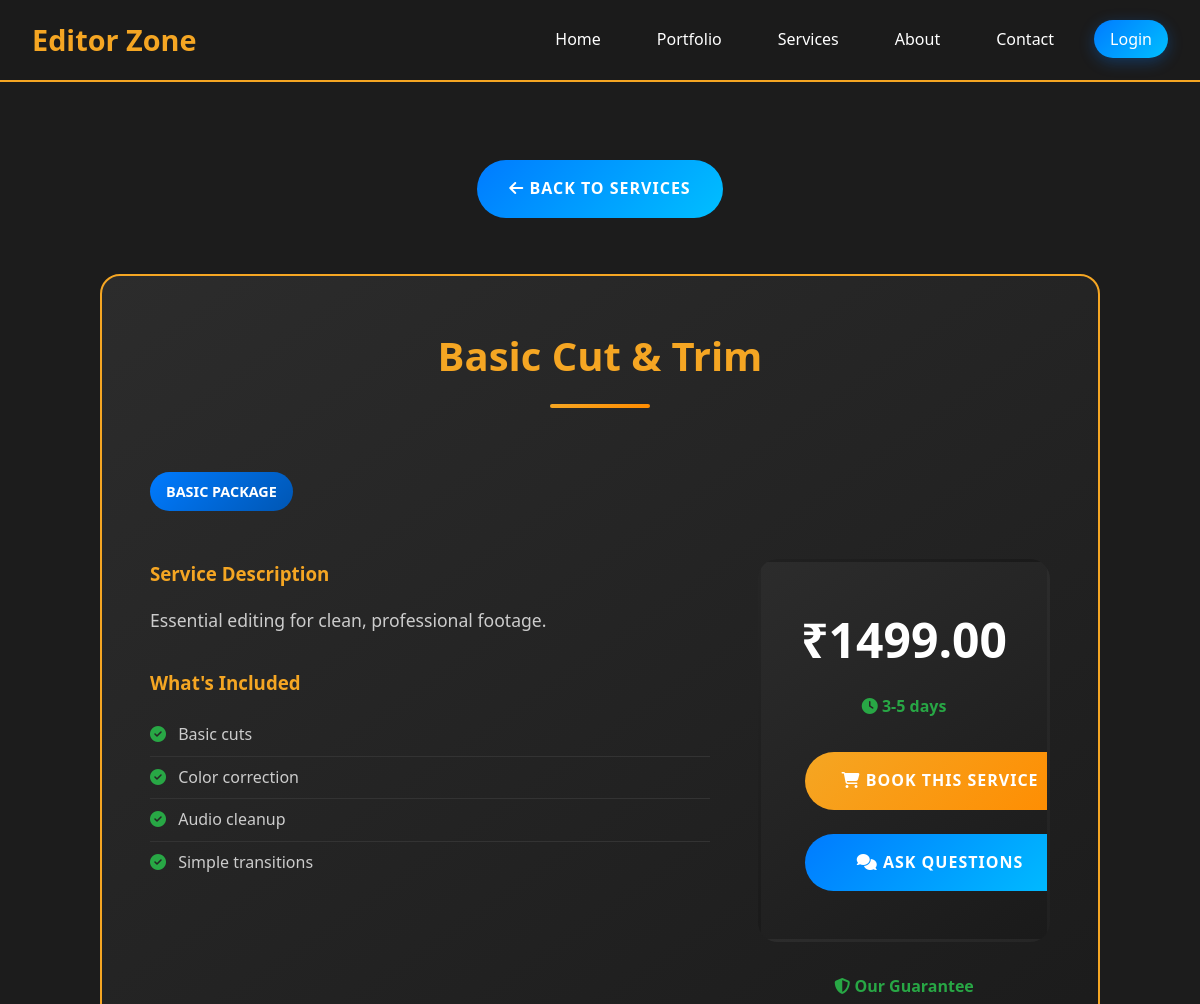
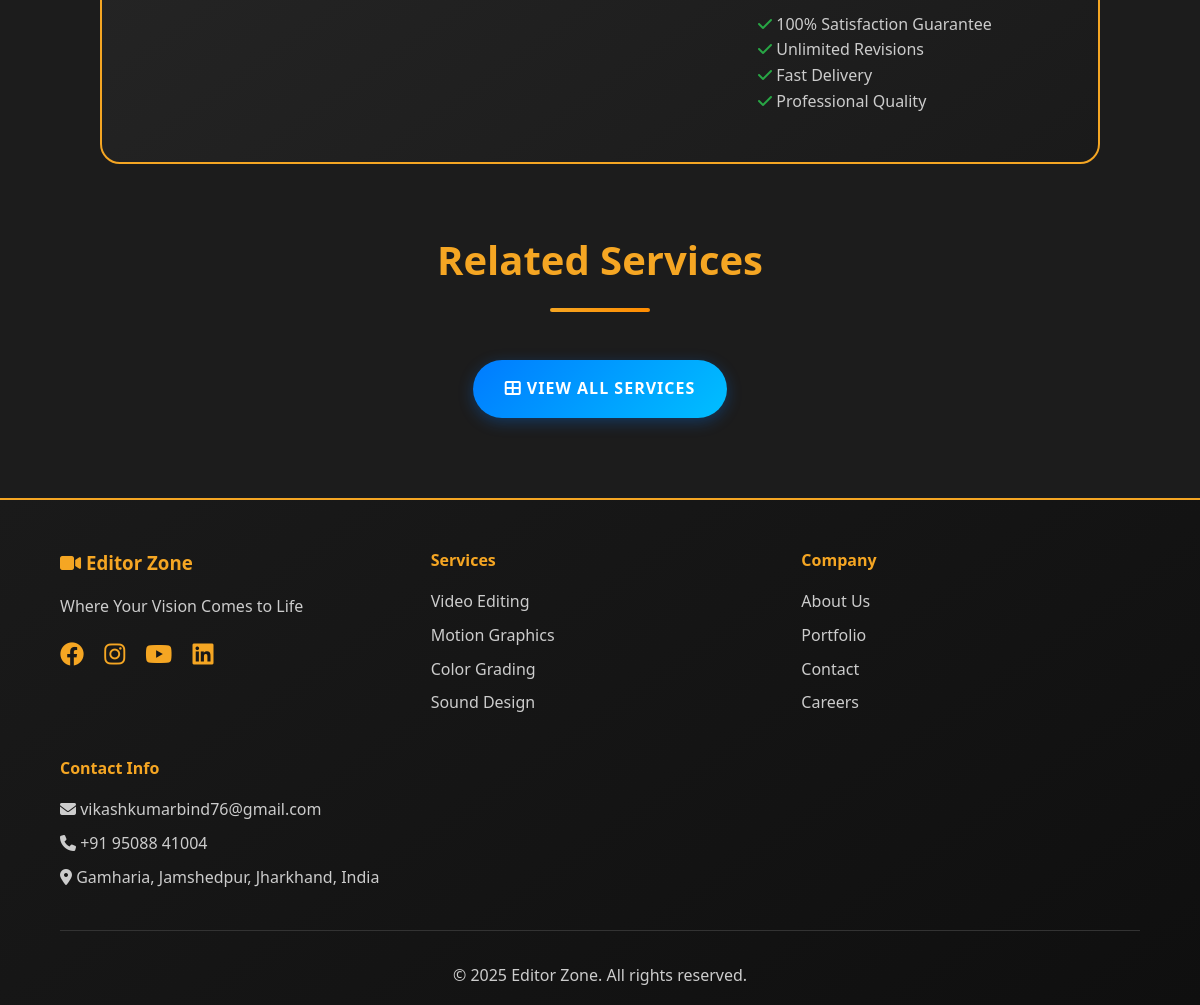
/service/40/, run on the app's committed database (2 pictures, top to bottom).
### main/models.py (models this page shows, shortened)
class Service(models.Model):
    PACKAGE_CHOICES = [
        ('basic', 'Basic'),
        ('professional', 'Professional'),
        ('premium', 'Premium'),
    ]
    name = models.CharField(max_length=100)
    description = models.TextField()
    package_type = models.CharField(max_length=20, choices=PACKAGE_CHOICES)
    price = models.DecimalField(max_digits=10, decimal_places=2)
    delivery_time = models.CharField(max_length=50)
    features = models.TextField(help_text="Features separated by commas")
    is_active = models.BooleanField(default=True)
    created_at = models.DateTimeField(auto_now_add=True)
    def get_features_list(self):
        return [feature.strip() for feature in self.features.split(',')]

### editor_zone/views.py (the view)
# urls.py: path('service/<int:service_id>/', views.service_detail_view, name='service_detail'),
def service_detail_view(request, service_id):
    service = get_object_or_404(Service, id=service_id, is_active=True)
    return render(request, 'service_detail.html', {'service': service})

### templates/service_detail.html (shortened to what this page needs)
<!DOCTYPE html>
<html lang="en">
<head>
    <link rel="stylesheet" href="https://cdnjs.cloudflare.com/ajax/libs/font-awesome/6.4.0/css/all.min.css">
    <link rel="stylesheet" href="{% load static %}{% static 'css/style.css' %}">
</head>
<body>
    {% include 'header.html' %}
    <main class="main-content">
        <section class="section">
            <div class="text-center mb-3">
                <a href="{% url 'services' %}" class="btn" style="margin-bottom: 2rem;">
                    <i class="fas fa-arrow-left"></i> Back to Services
                </a>
            </div>
            <div class="service-detail-container">
                <div class="service-detail-card">
                    <div class="service-header">
                        <h1 class="section-title">{{ service.name }}</h1>
                        <div class="service-meta">
                            <span class="package-badge package-{{ service.package_type }}">
                                {{ service.get_package_type_display }} Package
                            </span>
                        </div>
                    </div>
                    <div class="service-content">
                        <div class="service-main">
                            <div class="service-description">
                                <h3 style="color: #f5a623; margin-bottom: 1rem;">Service Description</h3>
                                <p style="color: #ccc; font-size: 1.1rem; line-height: 1.8;">
                                    {{ service.description }}
                                </p>
                            </div>
                            <div class="service-features" style="margin-top: 2rem;">
                                <h3 style="color: #f5a623; margin-bottom: 1rem;">What's Included</h3>
                                <ul class="features">
                                    {% for feature in service.get_features_list %}
                                    <li><i class="fas fa-check-circle"></i> {{ feature }}</li>
                                    {% endfor %}
                                </ul>
                            </div>
                        </div>
                        <div class="service-sidebar">
                            <div class="service-card" style="text-align: center;">
                                <div class="price" style="margin-bottom: 1rem;">
₹{{ service.price }}
                                </div>
                                <div style="margin-bottom: 1.5rem;">
                                    <p style="color: #28a745; font-weight: bold;">
                                        <i class="fas fa-clock"></i> {{ service.delivery_time }}
                                    </p>
                                </div>
                                <a href="{% url 'booking_with_service' service.id %}" class="btn btn-success" style="width: 100%; margin-bottom: 1rem;">
                                    <i class="fas fa-shopping-cart"></i> Book This Service
                                </a>
                                <a href="{% url 'contact' %}" class="btn" style="width: 100%;">
                                    <i class="fas fa-comments"></i> Ask Questions
                                </a>
                            </div>
                            <div class="service-guarantee" style="margin-top: 2rem;">
                                <h4 style="color: #28a745; text-align: center; margin-bottom: 1rem;">
                                    <i class="fas fa-shield-alt"></i> Our Guarantee
                                </h4>
                                <ul style="list-style: none; color: #ccc;">
                                    <li><i class="fas fa-check" style="color: #28a745;"></i> 100% Satisfaction Guarantee</li>
                                    <li><i class="fas fa-check" style="color: #28a745;"></i> Unlimited Revisions</li>
                                    <li><i class="fas fa-check" style="color: #28a745;"></i> Fast Delivery</li>
                                    <li><i class="fas fa-check" style="color: #28a745;"></i> Professional Quality</li>
                                </ul>
                            </div>
                        </div>
                    </div>
                </div>
            </div>
            <div class="similar-services" style="margin-top: 4rem;">
                <h2 class="section-title">Related Services</h2>
                <div class="text-center">
                    <a href="{% url 'services' %}" class="btn cta-button">
                        <i class="fas fa-th-large"></i> View All Services
                    </a>
                </div>
            </div>
        </section>
    </main>
    {% include 'footer.html' %}
    <script src="{% load static %}{% static 'js/main.js' %}"></script>
</body>
</html>

### static/css/style.css (style rules this page uses)
* { margin: 0; padding: 0; }
body { font-family: 'Segoe UI', Tahoma, Geneva, Verdana, sans-serif; background-color: #1c1c1c; color: #fff; line-height: 1.6; overflow-x: hidden; }
:root { --charcoal: #1c1c1c; --golden: #f5a623; --white: #fff; --sky-blue: #007bff; --emerald: #28a745; --gradient-primary: linear-gradient(135deg, #f5a623, #ff8c00); --gradient-secondary: linear-gradient(135deg, #007bff, #00bfff); --gradient-dark: linear-gradient(135deg, #1c1c1c, #2c2c2c); }
.main-content { margin-top: 80px; min-height: calc(100vh - 80px); }
.cta-button { background: var(--gradient-secondary); color: #fff; padding: 1rem 2.5rem; font-size: 1.1rem; font-weight: bold; border: none; border-radius: 50px; text-decoration: none; display: inline-block; transition: all 0.3s ease; box-shadow: 0 4px 15px rgba(0, 123, 255, 0.3); text-transform: uppercase; letter-spacing: 1px; }
.section { padding: 5rem 5%; max-width: 1200px; margin: 0 auto; }
.section-title { text-align: center; font-size: 2.5rem; color: #f5a623; margin-bottom: 3rem; font-weight: bold; position: relative; }
.section-title::after { content: ''; display: block; width: 100px; height: 4px; background: var(--gradient-primary); margin: 1rem auto; border-radius: 2px; }
.service-card { background: linear-gradient(145deg, #2c2c2c, #1a1a1a); border-radius: 20px; padding: 2.5rem; text-align: center; position: relative; border: 3px solid transparent; transition: all 0.3s ease; overflow: hidden; }
.service-card .btn { margin: 0.5rem 0.25rem; }
.price { font-size: 3rem; color: #fff; font-weight: bold; margin-bottom: 1rem; }
.features { list-style: none; margin-bottom: 2rem; }
.features li { padding: 0.5rem 0; color: #ccc; border-bottom: 1px solid #333; }
.features li:last-child { border-bottom: none; }
.features li i { color: #28a745; margin-right: 0.5rem; }
.btn { background: var(--gradient-secondary); color: #fff; padding: 1rem 2rem; border: none; border-radius: 50px; font-size: 1rem; font-weight: bold; cursor: pointer; transition: all 0.3s ease; text-decoration: none; display: inline-block; text-align: center; text-transform: uppercase; letter-spacing: 1px; }
.btn-success { background: var(--gradient-primary); }
.text-center { text-align: center; }
.mb-3 { margin-bottom: 1.5rem; }

### templates/service_detail.html (style rules this page uses)
.service-detail-container { max-width: 1000px; margin: 0 auto; }
.service-detail-card { background: linear-gradient(145deg, #2c2c2c, #1a1a1a); border-radius: 20px; padding: 3rem; border: 2px solid #f5a623; }
.service-content { display: grid; grid-template-columns: 2fr 1fr; gap: 3rem; margin-top: 2rem; }
.package-badge { display: inline-block; padding: 0.5rem 1rem; border-radius: 20px; font-weight: bold; text-transform: uppercase; font-size: 0.9rem; margin: 1rem 0; }
.package-basic { background: linear-gradient(135deg, #007bff, #0056b3); color: white; }

### data on the page
Service: name "Basic Cut & Trim", package_type "BASIC", description "Essential editing for clean, professional footage.", price "1499.00", delivery_time "3-5 days"

### other printed values
{{ feature }} "Basic cuts" "Color correction" "Audio cleanup" "Simple transitions"
